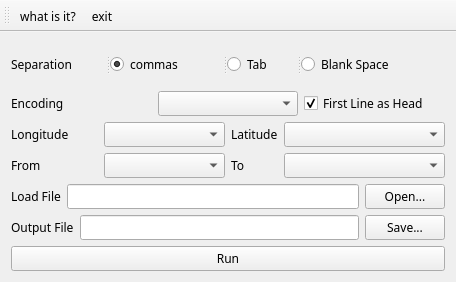
<?xml version="1.0" encoding="UTF-8"?>
<ui version="4.0">
 <class>MainWindow</class>
 <widget class="QMainWindow" name="MainWindow">
  <property name="windowModality">
   <enum>Qt::ApplicationModal</enum>
  </property>
  <property name="enabled">
   <bool>true</bool>
  </property>
  <property name="geometry">
   <rect>
    <x>0</x>
    <y>0</y>
    <width>456</width>
    <height>282</height>
   </rect>
  </property>
  <property name="minimumSize">
   <size>
    <width>456</width>
    <height>282</height>
   </size>
  </property>
  <property name="maximumSize">
   <size>
    <width>456</width>
    <height>282</height>
   </size>
  </property>
  <property name="font">
   <font>
    <family>微软雅黑</family>
    <weight>50</weight>
    <italic>false</italic>
    <bold>false</bold>
   </font>
  </property>
  <property name="windowTitle">
   <string>BaiduGaoWGS84_CoordinateTransform</string>
  </property>
  <property name="windowIcon">
   <iconset>
    <normaloff>icon/globe.ico</normaloff>icon/globe.ico</iconset>
  </property>
  <widget class="QWidget" name="centralWidget">
   <layout class="QVBoxLayout" name="verticalLayout">
    <item>
     <widget class="QSplitter" name="splitter">
      <property name="orientation">
       <enum>Qt::Horizontal</enum>
      </property>
      <widget class="QLabel" name="label_4">
       <property name="text">
        <string>Separation</string>
       </property>
      </widget>
      <widget class="QRadioButton" name="commas_radBtn">
       <property name="text">
        <string>commas</string>
       </property>
       <property name="checked">
        <bool>true</bool>
       </property>
      </widget>
      <widget class="QRadioButton" name="tab_radBtn">
       <property name="text">
        <string>Tab</string>
       </property>
      </widget>
      <widget class="QRadioButton" name="space_radBtn">
       <property name="text">
        <string>Blank Space</string>
       </property>
      </widget>
     </widget>
    </item>
    <item>
     <layout class="QHBoxLayout" name="horizontalLayout">
      <item>
       <widget class="QLabel" name="label_5">
        <property name="text">
         <string>Encoding</string>
        </property>
       </widget>
      </item>
      <item>
       <widget class="QComboBox" name="encoding_comboBox"/>
      </item>
      <item>
       <widget class="QCheckBox" name="skipHeadCheckBox">
        <property name="text">
         <string>First Line as Head</string>
        </property>
        <property name="checked">
         <bool>true</bool>
        </property>
       </widget>
      </item>
     </layout>
    </item>
    <item>
     <layout class="QHBoxLayout" name="horizontalLayout_2">
      <item>
       <layout class="QGridLayout" name="gridLayout">
        <item row="0" column="0">
         <widget class="QLabel" name="label_2">
          <property name="text">
           <string>Longitude</string>
          </property>
         </widget>
        </item>
        <item row="0" column="1">
         <widget class="QComboBox" name="lngColBox">
          <property name="minimumSize">
           <size>
            <width>121</width>
            <height>22</height>
           </size>
          </property>
         </widget>
        </item>
        <item row="1" column="0">
         <widget class="QLabel" name="label_8">
          <property name="text">
           <string>From</string>
          </property>
         </widget>
        </item>
        <item row="1" column="1">
         <widget class="QComboBox" name="fromCoordBox">
          <property name="minimumSize">
           <size>
            <width>121</width>
            <height>22</height>
           </size>
          </property>
         </widget>
        </item>
       </layout>
      </item>
      <item>
       <layout class="QFormLayout" name="formLayout">
        <item row="0" column="0">
         <widget class="QLabel" name="label_3">
          <property name="text">
           <string>Latitude</string>
          </property>
         </widget>
        </item>
        <item row="0" column="1">
         <widget class="QComboBox" name="latColBox">
          <property name="minimumSize">
           <size>
            <width>111</width>
            <height>22</height>
           </size>
          </property>
         </widget>
        </item>
        <item row="1" column="0">
         <widget class="QLabel" name="label_7">
          <property name="text">
           <string>To</string>
          </property>
         </widget>
        </item>
        <item row="1" column="1">
         <widget class="QComboBox" name="toCoordBox">
          <property name="minimumSize">
           <size>
            <width>111</width>
            <height>22</height>
           </size>
          </property>
         </widget>
        </item>
       </layout>
      </item>
     </layout>
    </item>
    <item>
     <layout class="QGridLayout" name="gridLayout_2">
      <item row="0" column="0">
       <widget class="QLabel" name="label">
        <property name="text">
         <string>Load File</string>
        </property>
       </widget>
      </item>
      <item row="0" column="1" colspan="2">
       <widget class="QLineEdit" name="fileLineEdit"/>
      </item>
      <item row="0" column="3">
       <widget class="QPushButton" name="loadFileBtn">
        <property name="text">
         <string>Open...</string>
        </property>
       </widget>
      </item>
      <item row="1" column="0" colspan="2">
       <widget class="QLabel" name="label_6">
        <property name="text">
         <string>Output File</string>
        </property>
       </widget>
      </item>
      <item row="1" column="2">
       <widget class="QLineEdit" name="fileLineEdit_2"/>
      </item>
      <item row="1" column="3">
       <widget class="QPushButton" name="saveFileBtn">
        <property name="text">
         <string>Save...</string>
        </property>
       </widget>
      </item>
     </layout>
    </item>
    <item>
     <widget class="QPushButton" name="runBtn">
      <property name="text">
       <string>Run</string>
      </property>
     </widget>
    </item>
   </layout>
  </widget>
  <widget class="QToolBar" name="toolBar">
   <property name="windowTitle">
    <string>toolBar</string>
   </property>
   <attribute name="toolBarArea">
    <enum>TopToolBarArea</enum>
   </attribute>
   <attribute name="toolBarBreak">
    <bool>false</bool>
   </attribute>
   <addaction name="actionwhat_is_it"/>
   <addaction name="actionexit"/>
  </widget>
  <action name="actionwhat_is_it">
   <property name="icon">
    <iconset>
     <normaloff>icon/help.ico</normaloff>icon/help.ico</iconset>
   </property>
   <property name="text">
    <string>what is it?</string>
   </property>
  </action>
  <action name="actionexit">
   <property name="icon">
    <iconset>
     <normaloff>icon/close.png</normaloff>icon/close.png</iconset>
   </property>
   <property name="text">
    <string>exit</string>
   </property>
  </action>
 </widget>
 <layoutdefault spacing="6" margin="11"/>
 <resources/>
 <connections/>
</ui>
